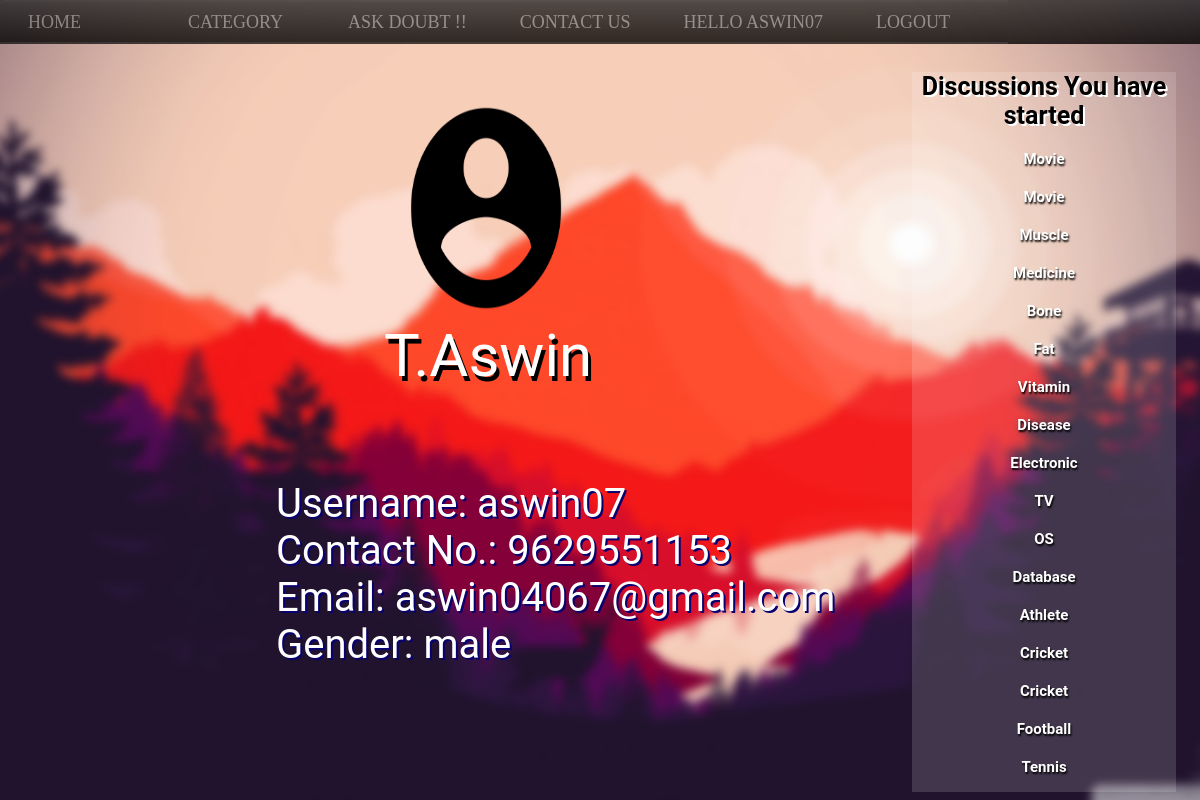
The app's page /profile.php (signed in) with its own data.
### tables this page shows
CREATE TABLE `users` (
  `id` int(8) NOT NULL,
  `name` varchar(30) NOT NULL,
  `username` varchar(20) NOT NULL,
  `gender` varchar(6) NOT NULL,
  `email` varchar(50) NOT NULL,
  `password` varchar(100) NOT NULL,
  `contact` varchar(20) NOT NULL,
  `udate` datetime NOT NULL,
  `user_level` int(2) NOT NULL
);

CREATE TABLE `topics` (
  `topic_id` int(8) NOT NULL,
  `topic_subject` varchar(255) NOT NULL,
  `topic_descr` text NOT NULL,
  `topic_date` datetime NOT NULL,
  `topic_cat` varchar(20) NOT NULL,
  `topic_by` int(8) NOT NULL
);

### profile.php (the view, shortened to what this page needs)
<!DOCTYPE html>
<html>
<head>
<link rel="stylesheet" type="text/css" href="css/header.css">
<head>
<body>
<div class="bg-imgp">
<?php
include 'nvgbar.php';
$id=$_SESSION['id'];
$query = mysqli_query($con,"SELECT * FROM users WHERE id='$id'");
while($row = mysqli_fetch_assoc($query))
	{
		$name=$row['name'];
    	$email=$row['email'];
    	$username=$row['username'];
    	$contact=$row['contact'];
    	$gender=$row['gender'];
	}
?>
<a href="profile_update.php"><img src="icons/usericon.webp" alt="Edit"></a>
<br><br><br>
<div class="username">
<?php echo $name; ?></div>
<div class="userdetails">
Username:
<?php echo $username; ?><br>
Contact No.:
<?php echo $contact; ?><br>
Email:
<?php echo $email; ?><br>
Gender:
<?php echo $gender; ?><br>
</div>
<div class="bannerprofile">
<h1 style="color:black; text-shadow:2px 2px white; font-size:25px;" >Discussions You have started</h1>
<?php
include 'connect.php';
	$id=$_SESSION['id'];
$query=mysqli_query($con,"SELECT * FROM topics WHERE topic_by='$id' ORDER BY topic_id DESC");
while($row = mysqli_fetch_assoc($query))
{
  $topic=$row['topic_subject'];
  $id1=$row['topic_id'];
   echo "<br><p ><a href='topic.php?posts_topic=$id1' style='text-decoration:none; color:white; font-size:15px; font-weight:bold;'>
   ".$topic." </a></p>";
}
?>
</div>
</div>
</body>
</html>

### nvgbar.php (shortened to what this page needs)
<!doctype html>
<html>
<head>
<link rel="stylesheet" type="text/css" href="css/nvgbar.css">
</head>
<body>
<div class="container">
            <ul class="menu">
                <li><a href="index.php">Home</a></li>
                <li><a href="#">Category</a>
                </li>
                <li><a  href="posts.php">Ask Doubt !!</a> </li>
                <li><a href="contact.php">Contact Us</a></li>
<li><?php
    if(isset($_SESSION['signed_in'])== true)
    {
        $name=$_SESSION['username'];
        echo "<a href='profile.php'>Hello ".$name." </a>";
    }
    else
    {
        echo '<a href="signin.php">LogIn</a>';
    }
?></li>
<li><?php
    if(isset($_SESSION['signed_in'])== true)
    {
        echo '<a href="signout.php">LogOut</a>';
    }
    else
    {
        echo '<a href="signup.php">SignUp</a>';
    }
?></li>
</div>
</body>
</html>

### css/header.css (style rules this page uses)
body { font-family: 'Roboto', sans-serif; }
img { position: absolute; left: 33%; top: 11%; float: right; width: 15%; height: 30%; }
.username { position: absolute; left: 32%; top: 40%; float:right; text-shadow:3px 5px black; color: white; font-size: 60px; }
.userdetails { position: absolute; left: 23%; top: 60%; text-shadow:2px 2px rgb(8, 1, 110); text-align: justify; color: white; font-size: 40px; }
.bannerprofile { position: fixed; top: 9%; right: 2%; text-align: center; text-shadow: 1px 2px 2px black; background-image: url("../icons/Sheet.png"); width: 22%; height: 90%; overflow: scroll; }

### css/nvgbar.css (style rules this page uses)
body { font-family: 'Roboto', sans-serif; }
* { margin-top: 0; margin-bottom: 0; margin-left: 0; margin-right: 0; }
.bg-imgp { background-image: url("../images/bg p.jpg"); height: 100%; width: 100%; background-position: center; background-repeat: no-repeat; background-size: cover; position: fixed; }
.container { position: fixed; top:0; width: 100%; opacity: 80%; background:linear-gradient(#292929, #000000); }
.menu, .menu ul { list-style: none; padding: 0; margin: 0; }
.menu { height: 40px; }
.menu li { background:linear-gradient(#292929, #000000); border-bottom: 2px solid #181818; border-top: 2px solid #303030; min-width: 160px; }
.menu > li { display: block; float: left; position: relative; }
.menu > li:first-child { border-radius: 5px 0 0; }
.menu a { border-left: 3px solid rgba(0, 0, 0, 0); color: #808080; display: block; font-family: 'Lucida Console'; font-size: 18px; line-height: 40px; padding: 0 25px; text-decoration: none; text-transform: uppercase; }

### records on screen
users: name "T.Aswin", username "aswin07", contact "9629551153", email "aswin04067@gmail.com", gender "male"
topics: topic_subject "Movie"
topics: topic_subject "Movie"
topics: topic_subject "Muscle"
topics: topic_subject "Medicine"
topics: topic_subject "Bone"
topics: topic_subject "Fat"
topics: topic_subject "Vitamin"
topics: topic_subject "Disease"
topics: topic_subject "Electronic"
topics: topic_subject "TV"
topics: topic_subject "OS"
topics: topic_subject "Database"
topics: topic_subject "Athlete"
topics: topic_subject "Cricket"
topics: topic_subject "Cricket"
topics: topic_subject "Football"
topics: topic_subject "Tennis"

### other values on screen
$name "ASWIN07"
